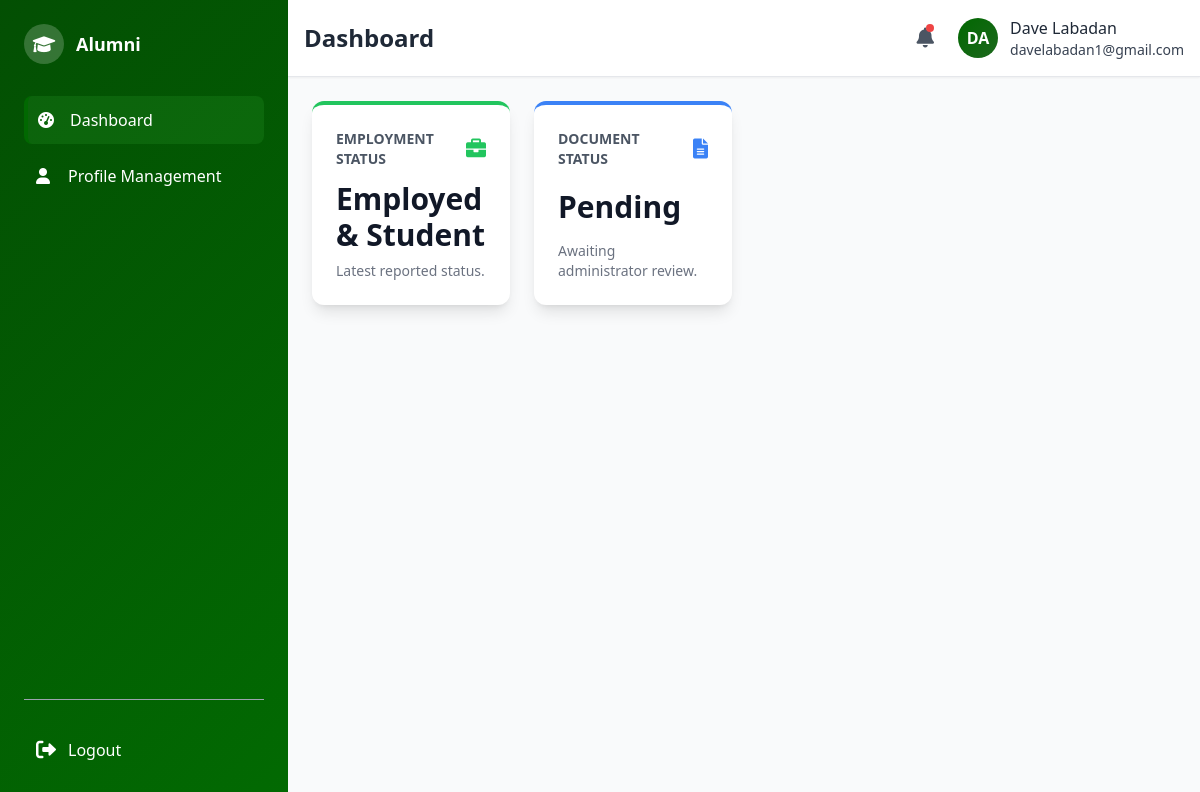
Page /alumni/alumni_dashboard.php (signed in) on the earlier database version.
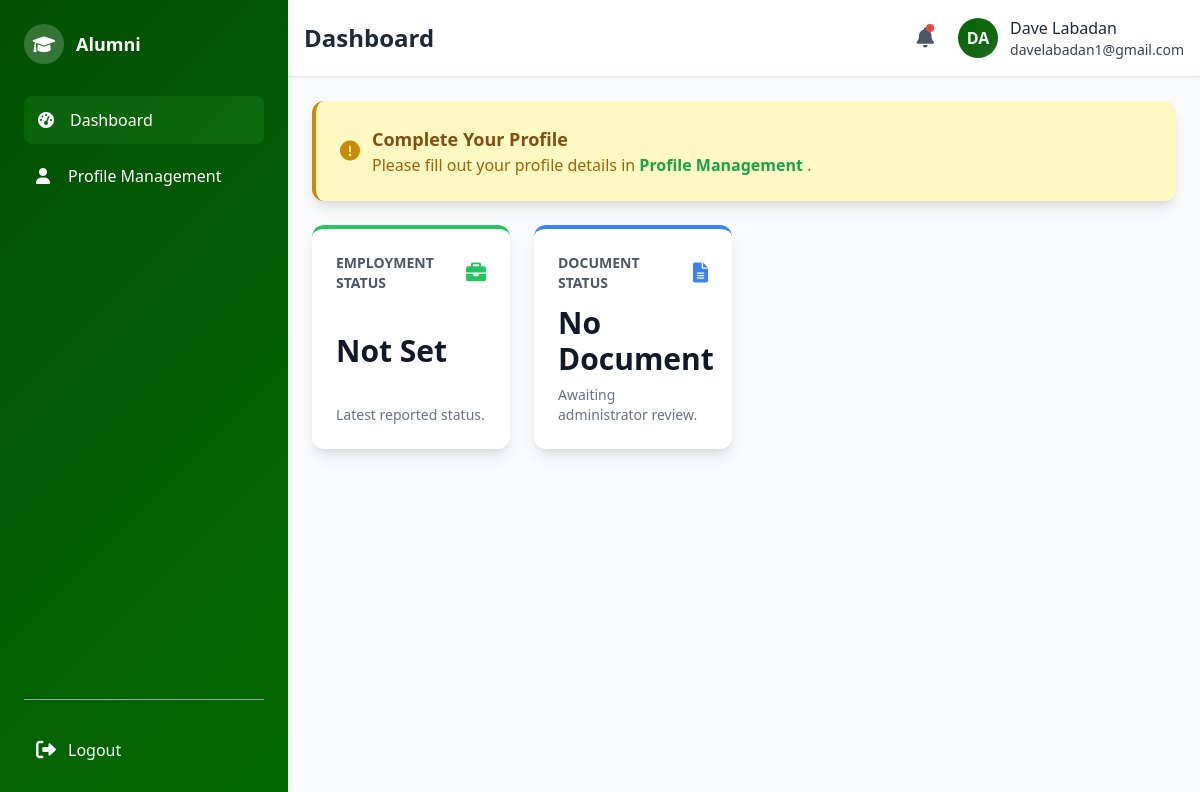
Same page on the later database version.
### tables this page shows
CREATE TABLE `alumni_profile` (
  `user_id` int(11) NOT NULL,
  `address_id` int(11) DEFAULT NULL,
  `first_name` varchar(100) NOT NULL,
  `middle_name` varchar(100) DEFAULT NULL,
  `last_name` varchar(100) NOT NULL,
  `contact_number` varchar(20) NOT NULL,
  `year_graduated` year(4) DEFAULT NULL,
  `employment_status` enum('Employed','Self-Employed','Unemployed','Student','Employed & Student') DEFAULT NULL,
  `photo_path` varchar(255) DEFAULT NULL,
  `last_profile_update` timestamp NULL DEFAULT NULL
);

CREATE TABLE `users` (
  `user_id` int(11) NOT NULL,
  `email` varchar(100) NOT NULL,
  `password` varchar(200) NOT NULL,
  `role` enum('admin','alumni') NOT NULL,
  `name` varchar(150) NOT NULL,
  `created_at` timestamp NOT NULL DEFAULT current_timestamp()
);

### alumni/alumni_format.php (the view, shortened to what the changed rows need)
<?php
include("../connect.php");
$user_id = $_SESSION["user_id"];
$stmt = $conn->prepare("
    SELECT ap.first_name, ap.last_name, u.email, u.name as user_name
    FROM users u
    LEFT JOIN alumni_profile ap ON u.user_id = ap.user_id
    WHERE u.user_id = ?
");
$stmt->bind_param("i", $user_id);
$stmt->execute();
$result = $stmt->get_result();
$profile = $result->fetch_assoc() ?: [];
$full_name = 'Alumni';
if (!empty($profile)) {
    if (!empty($profile['first_name']) || !empty($profile['last_name'])) {
        $full_name = trim(
            ($profile['first_name'] ?? '') . ' ' .
            ($profile['last_name'] ?? '')
        );
    } elseif (!empty($profile['user_name'])) {
        $full_name = $profile['user_name'];
    }
}
$page_title = $page_title ?? "Alumni Page";
?>
<!DOCTYPE html>
<html lang="en">
<head>
    <script src="https://cdn.tailwindcss.com"></script>
    <link href="https://cdnjs.cloudflare.com/ajax/libs/font-awesome/6.0.0/css/all.min.css" rel="stylesheet">
    <link rel="stylesheet" href="alumni_format.css">
</head>
<body class="bg-gray-50 min-h-screen flex">
    <aside class="w-72 gradient-bg text-white flex-shrink-0">
        <div class="sidebar-wrapper flex flex-col justify-between">
            <div class="p-6">
                <div class="flex items-center space-x-3 mb-8">
                    <h2 class="font-bold text-lg">Alumni</h2>
                </div>
            </div>
        </div>
    </aside>
    <div class="flex-1 flex flex-col">
        <header class="bg-white shadow-sm border-b p-4">
            <div class="flex items-center justify-between">
                <h1 class="text-2xl font-bold text-gray-800"><?php echo htmlspecialchars($page_title); ?></h1>
                <div class="flex items-center space-x-6">
                    <div class="flex items-center space-x-3">
                        <div class="profile-avatar w-10 h-10 rounded-full flex items-center justify-center text-white font-bold overflow-hidden">
                            <?php
                            $stmt = $conn->prepare("SELECT ap.photo_path, u.name, u.email FROM users u LEFT JOIN alumni_profile ap ON u.user_id = ap.user_id WHERE u.user_id = ?");
                            $stmt->bind_param("i", $user_id);
                            $stmt->execute();
                            $result = $stmt->get_result();
                            $initials = 'AL';
                            $user_email = '';
                            $photo_path = null;
                            if ($row = $result->fetch_assoc()) {
                                $initials = strtoupper(substr(trim($row['name'] ?: 'Alumni'), 0, 2));
                                $user_email = $row['email'];
                                $photo_path = $row['photo_path'];
                            }
                            if ($photo_path && file_exists("../" . $photo_path)) {
                                echo '<img src="../' . htmlspecialchars($photo_path) . '" alt="Profile" class="w-full h-full object-cover">';
                            } else {
                                echo htmlspecialchars($initials);
                            }
                            ?>
                        </div>
                        <div class="hidden md:block">
                            <p class="font-medium text-gray-800"><?php echo htmlspecialchars($full_name); ?></p>
                            <p class="font-medium text-gray-700 text-sm"><?php echo htmlspecialchars($user_email); ?></p>
                        </div>
                    </div>
                </div>
            </div>
        </header>
        <main class="flex-1 p-6 overflow-auto">
            <?php echo $page_content ?? ''; ?>
        </main>
    </div>
</body>
</html>

### alumni/alumni_dashboard.php (shortened to what the changed rows need)
<?php
include("../connect.php");
$page_title = "Dashboard";
$user_id = $_SESSION["user_id"];
$stmt = $conn->prepare("SELECT first_name, middle_name, last_name, year_graduated, last_profile_update, employment_status FROM alumni_profile WHERE user_id = ?");
$stmt->bind_param("i", $user_id);
$stmt->execute();
$result = $stmt->get_result();
$profile_info = $result->fetch_assoc() ?: [];
$needs_profile_update = empty($profile_info) || ($profile_info && ($profile_info['last_profile_update'] === null || strtotime($profile_info['last_profile_update'] . ' +1 year') <= time()));
$profile = ['employment_status' => $profile_info['employment_status'] ?? 'Not Set'];
$document = ['document_status' => 'No Document'];
if (!empty($profile_info)) {
    $stmt = $conn->prepare("SELECT document_status FROM alumni_documents WHERE user_id = ? ORDER BY doc_id DESC LIMIT 1");
    $stmt->bind_param("i", $user_id);
    $stmt->execute();
    $result = $stmt->get_result();
    $document = $result->fetch_assoc() ?: ['document_status' => 'No Document'];
}
?>
<div class="space-y-6">
    <?php if ($needs_profile_update): ?>
        <div class="bg-yellow-100 p-6 rounded-xl shadow-lg border-l-4 border-yellow-600 flex items-center space-x-3">
            <i class="fas fa-exclamation-circle text-yellow-600 text-xl"></i>
            <div>
                <h3 class="text-lg font-semibold text-yellow-800"><?php echo empty($profile_info) ? 'Complete Your Profile' : 'Annual Profile Update Required'; ?></h3>
                <p class="text-yellow-700">Please <?php echo empty($profile_info) ? 'fill out' : 'update'; ?> your profile details in <a href="alumni_profile.php" class="text-green-600 hover:text-green-800"> <strong>Profile Management</strong></a> .</p>
            </div>
        </div>
    <?php endif; ?>
    <div class="grid grid-cols-1 md:grid-cols-2 lg:grid-cols-4 gap-6">
        <div class="bg-white p-6 rounded-xl shadow-lg flex flex-col justify-between hover:shadow-xl transition duration-200 border-t-4 border-green-500">
            <div class="flex items-center justify-between mb-3">
                <h3 class="text-sm font-semibold text-gray-600 uppercase">Employment Status</h3>
                <i class="fas fa-briefcase text-xl text-green-500"></i>
            </div>
            <p class="text-3xl font-bold text-gray-900"><?php echo htmlspecialchars($profile['employment_status']); ?></p>
            <p class="text-sm text-gray-500 mt-2">Latest reported status.</p>
        </div>
        <div class="bg-white p-6 rounded-xl shadow-lg flex flex-col justify-between hover:shadow-xl transition duration-200 border-t-4 border-blue-500">
            <div class="flex items-center justify-between mb-3">
                <h3 class="text-sm font-semibold text-gray-600 uppercase">Document Status</h3>
                <i class="fas fa-file-alt text-xl text-blue-500"></i>
            </div>
            <p class="text-3xl font-bold text-gray-900"><?php echo htmlspecialchars($document['document_status']); ?></p>
            <p class="text-sm text-gray-500 mt-2">Awaiting administrator review.</p>
        </div>
    </div>
</div>
<?php
$page_content = ob_get_clean();
include("alumni_format.php");
?>

Differences in the rows shown:
removed alumni_profile: user_id.name "DA", full_name "Dave Labadan", user_id.email "davelabadan1@gmail.com", employment_status "Employed & Student"
now on this page (row unchanged): users: name "DA", name "Dave Labadan", email "davelabadan1@gmail.com"
Other differences:
$profile['employment_status']: (not shown) → "Not Set"
$document['document_status']: "Pending" → "No Document"
text now shown: "Complete Your Profile Please fill out your profile details in Profile Management ."
